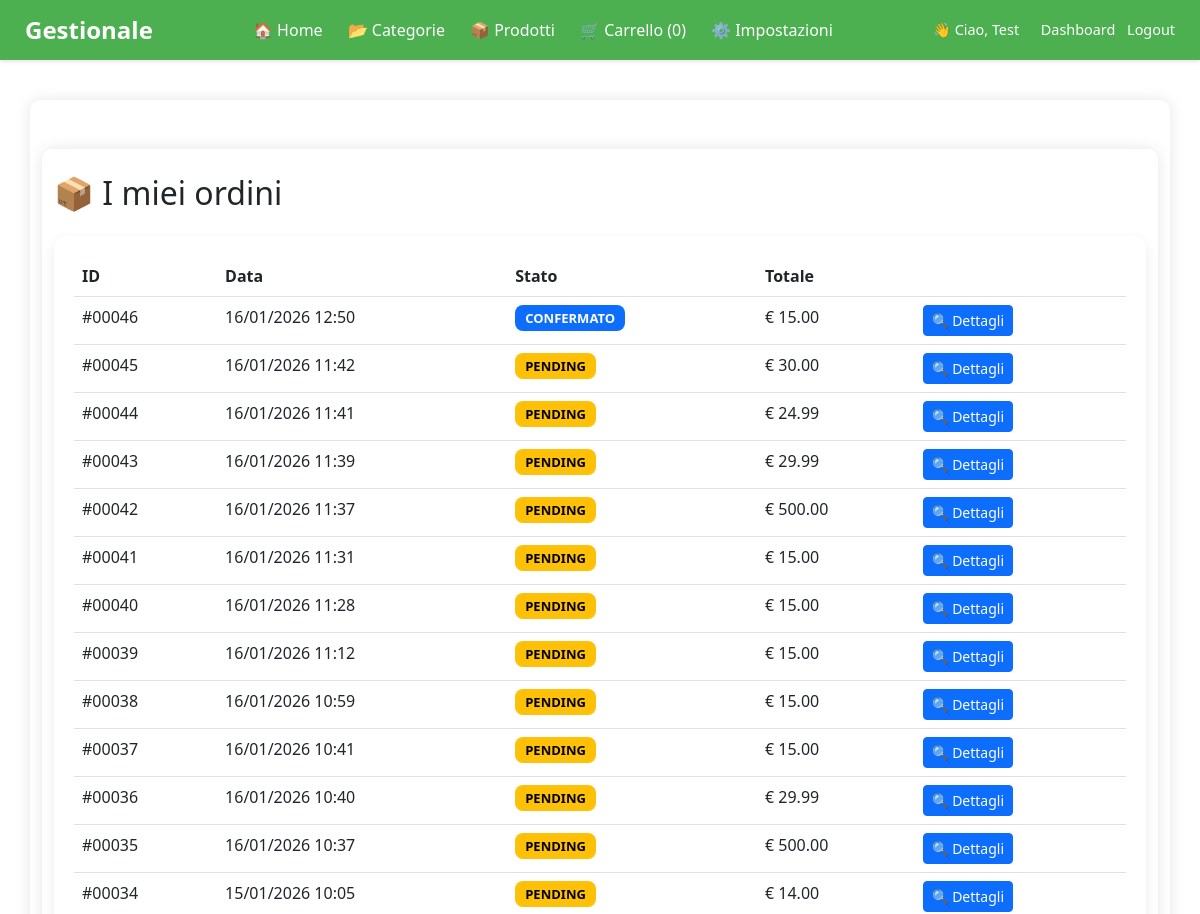
Before: /ordini (signed in, upper part) with the older database file.
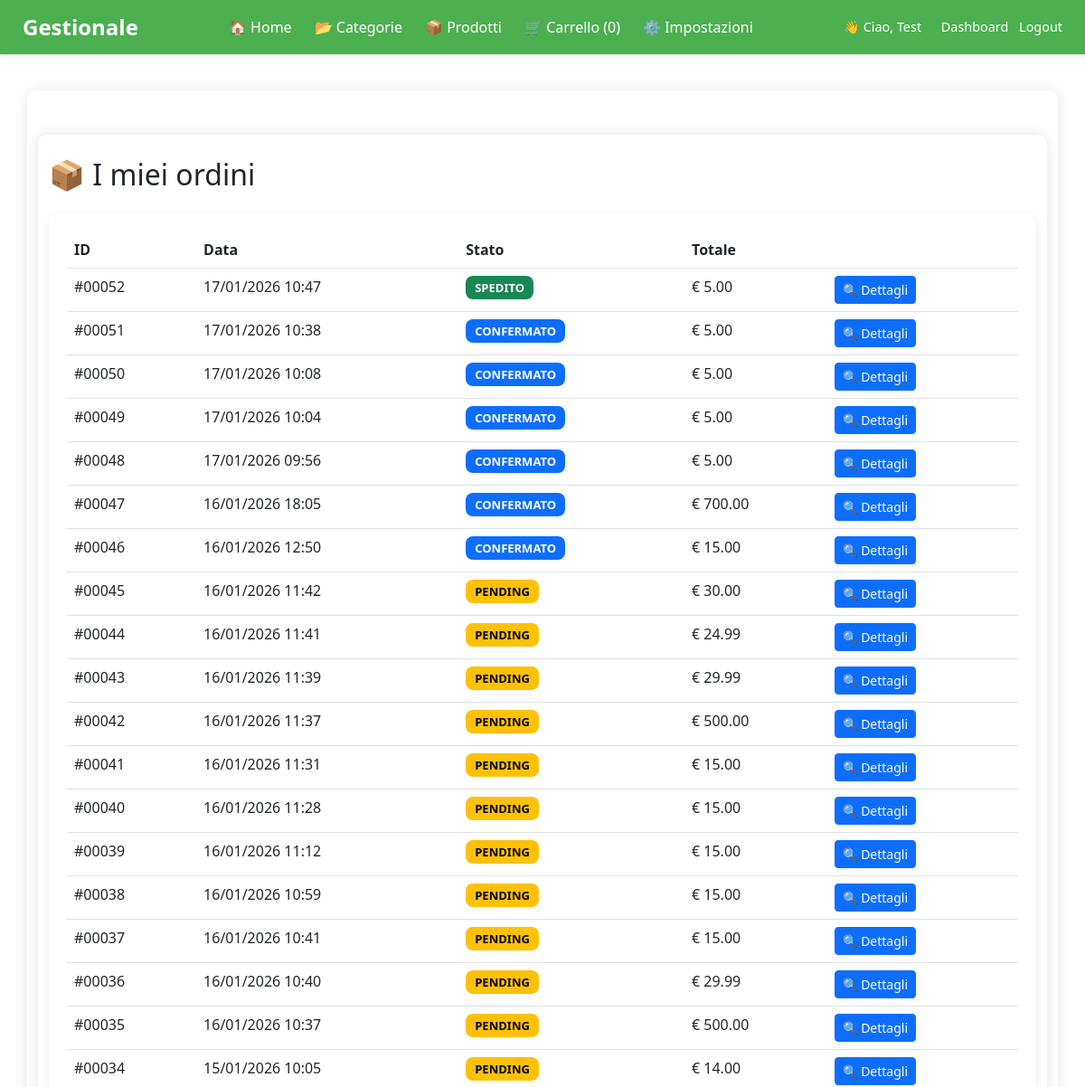
After: the same page with the newer database file.
### app/models.py (models this page shows)
class Ordine(db.Model):
    id = db.Column(db.Integer, primary_key=True)
    cliente_id = db.Column(db.Integer, db.ForeignKey('user.id'), nullable=False)
    data_ordine = db.Column(db.DateTime, default=datetime.utcnow)
    stato = db.Column(db.String(20), default='PENDING')  # PENDING, CONFERMATO, SPEDITO, CONSEGNATO
    totale = db.Column(db.Numeric(10, 2), default=0)
    note = db.Column(db.Text)
    cliente = db.relationship('User', backref='ordini')
    dettagli = db.relationship('OrdineDettaglio', backref='ordine', cascade="all, delete-orphan")
    nome = db.Column(db.String(100))
    cognome = db.Column(db.String(100))
    indirizzo = db.Column(db.String(200))
    citta = db.Column(db.String(100))
    cap = db.Column(db.String(20))
    provincia = db.Column(db.String(100))
    telefono = db.Column(db.String(30))
    email = db.Column(db.String(100))
    pagato = db.Column(db.Boolean, default=False)
    stripe_session_id = db.Column(db.String(100))

### app/routes.py (the view)
@main.route('/ordini')
@login_required
def i_miei_ordini():
    ordini = Ordine.query.filter_by(cliente_id=current_user.id).order_by(Ordine.data_ordine.desc()).all()
    return render_template('ordini/ordini_clienti.html', ordini=ordini)

### app/__init__.py (called while the page is built)
def create_app():
    app = Flask(__name__)
    env = os.getenv('FLASK_ENV', 'development')
    app.config.from_object(config[env])
    app.config['STRIPE_WEBHOOK_SECRET'] = os.environ.get('STRIPE_WEBHOOK_SECRET')
    stripe.api_key = app.config['STRIPE_SECRET_KEY']
    mail.init_app(app)
    db.init_app(app)
    migrate.init_app(app, db)
    login_manager.init_app(app)
    from app.models import User
    @login_manager.user_loader
    def load_user(user_id):
        return User.query.get(int(user_id))
    from app.auth.routes import auth
    app.register_blueprint(auth)
    from app.webhook import webhook_bp
    app.register_blueprint(webhook_bp)
    from app.routes import main
    app.register_blueprint(main)
    return app

### app/templates/ordini/ordini_clienti.html (shortened to what this page needs)
{% extends 'layout/base.html' %}
{% block content %}
<div class="container mt-4">
    <h2 class="mb-4">📦 I miei ordini</h2>
    {% if ordini %}
        <div class="order-card">
            <table class="table">
                <thead>
                    <tr>
                        <th>ID</th>
                        <th>Data</th>
                        <th>Stato</th>
                        <th>Totale</th>
                        <th></th>
                    </tr>
                </thead>
                <tbody>
                    {% for ordine in ordini %}
                    <tr>
                        <td>#{{ "%05d"|format(ordine.id) }}</td>
                        <td>{{ ordine.data_ordine.strftime('%d/%m/%Y %H:%M') }}</td>
                        <td>
                            {% set s = ordine.stato.lower() %}
                            <span class="status-badge {{ s }}">
                                {{ ordine.stato }}
                            </span>
                        </td>
                        <td>€ {{ ordine.totale }}</td>
                        <td>
                            <a href="{{ url_for('main.dettaglio_ordine', id=ordine.id) }}"
                               class="btn btn-sm btn-primary">
                                🔍 Dettagli
                            </a>
                        </td>
                    </tr>
                    {% endfor %}
                </tbody>
            </table>
        </div>
    {% else %}
        <p class="text-muted">Non hai ancora effettuato ordini.</p>
    {% endif %}
</div>
{% endblock %}

Changed rows visible on the page:
added Ordine: id "00052", data_ordine "17/01/2026 10:47", stato "SPEDITO", totale "5.00"
added Ordine: id "00051", data_ordine "17/01/2026 10:38", stato "CONFERMATO", totale "5.00"
added Ordine: id "00050", data_ordine "17/01/2026 10:08", stato "CONFERMATO", totale "5.00"
added Ordine: id "00049", data_ordine "17/01/2026 10:04", stato "CONFERMATO", totale "5.00"
added Ordine: id "00048", data_ordine "17/01/2026 09:56", stato "CONFERMATO", totale "5.00"
added Ordine: id "00047", data_ordine "16/01/2026 18:05", stato "CONFERMATO", totale "700.00"
